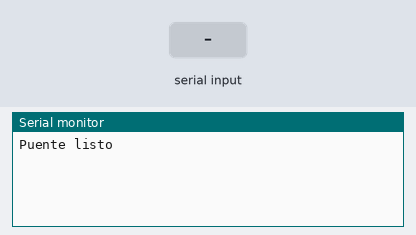
A sketch run on a simulated ESP32. Shown: the last lines printed to the serial monitor. The inputs (shaded band) are chosen by the test bench.

Above: at 1.2 s.
1.3 s: "1" received over the second serial link
At 2.2 s:
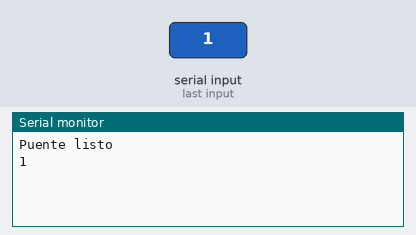
2.8 s: "0" received over the second serial link
At 3.4 s:
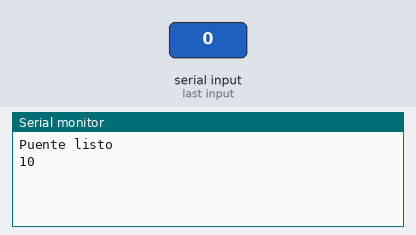

The sketch:

config_modem.ino
```cpp
// puente_modem.ino: pasa lo que escribas al módem y lo que responde a la pantalla
#define LORA_RX 18
#define LORA_TX 19

void setup() {
  Serial.begin(115200);
  Serial1.begin(9600, SERIAL_8N1, LORA_RX, LORA_TX);
  Serial.println("Puente listo");
}

void loop() {
  while (Serial.available())  Serial1.write(Serial.read());
  while (Serial1.available()) Serial.write(Serial1.read());
}
```

Measured:
- after the input at 1.3 s, the serial monitor: prints a new line at once (image 1)
- after the input at 2.8 s, the serial monitor: prints a new line at once (image 2)
